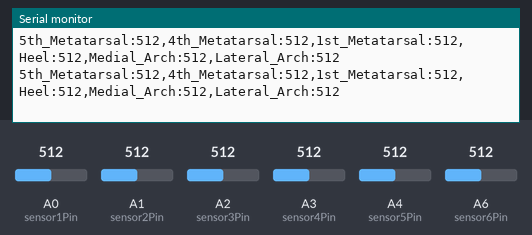
A sketch run on a simulated Arduino Nano, built with avr-gcc and run on an emulated ATmega328P. Parts: the last lines printed to the serial monitor. The test bench sets the inputs (shaded band); at power-on: A0 (sensor1Pin) = 512, A1 (sensor2Pin) = 512, A2 (sensor3Pin) = 512, A3 (sensor4Pin) = 512, A4 (sensor5Pin) = 512, A6 (sensor6Pin) = 512. Storage starts empty.

Above: at 2.2 s.
2.3 s: A0 (sensor1Pin) set to 110
At 3.2 s:
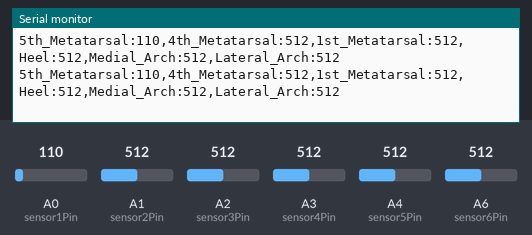
3.8 s: A0 (sensor1Pin) set to 89
At 4.4 s:
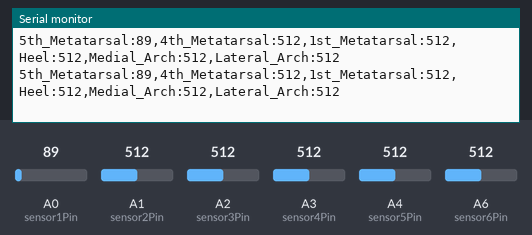
6.8 s: A1 (sensor2Pin) set to 985
At 7.9 s:
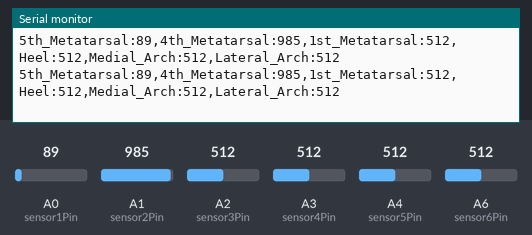
8.3 s: A1 (sensor2Pin) set to 1009
At 9.3 s:
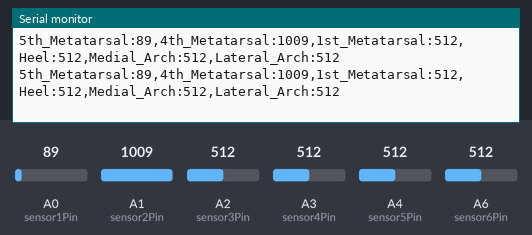
11.3 s: A2 (sensor3Pin) set to 104
At 12.3 s:
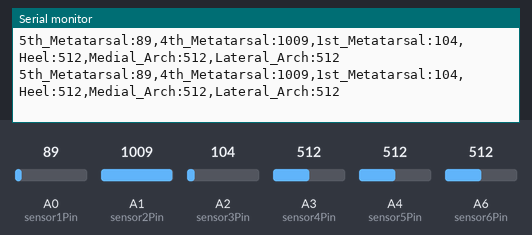
12.8 s: A2 (sensor3Pin) set to 93
At 13.7 s:
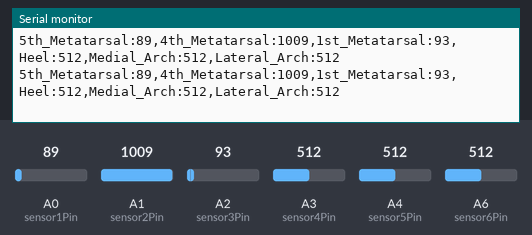
Timing chart, 0 to 15.8 s (numbered marks = the images above; inputs shaded):
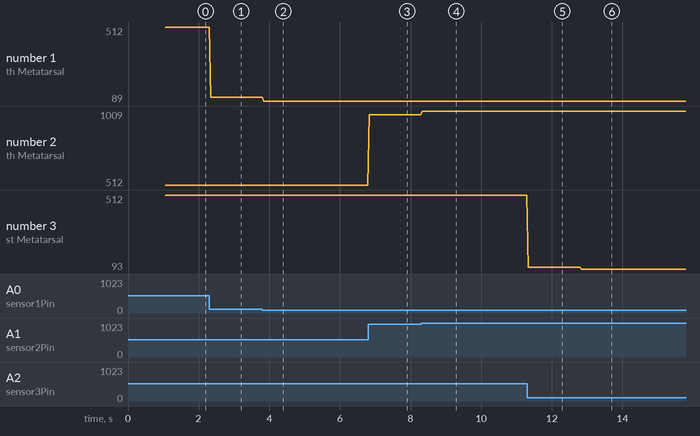

Measured:
- after the input at 2.3 s, the serial monitor: prints a new line at once (image 1)
- after the input at 3.8 s, the serial monitor: prints a new line at once (image 2)
- after the input at 6.8 s, the serial monitor: prints a new line at once (image 3)
- after the input at 8.3 s, the serial monitor: prints a new line at once (image 4)
- after the input at 11.3 s, the serial monitor: prints a new line at once (image 5)
- after the input at 12.8 s, the serial monitor: prints a new line at once (image 6)
- plotted number 1: 512 → 110 after the input at 2.3 s, 110 → 89 after the input at 3.8 s
- plotted number 2: 512 → 985 after the input at 6.8 s, 985 → 1009 after the input at 8.3 s

The sketch:

Insole_PressureSensor_Logging.ino
```cpp
#include <SPI.h>
#include <SD.h>

// Pin Definitions
const int sensor1Pin = A0;
const int sensor2Pin = A1;
const int sensor3Pin = A2;
const int sensor4Pin = A3;
const int sensor5Pin = A4;
const int sensor6Pin = A6;
const int chipSelect = 10;

int sensor1Value = 0;
int sensor2Value = 0;
int sensor3Value = 0;
int sensor4Value = 0;
int sensor5Value = 0;
int sensor6Value = 0;

int logCounter = 0; // track file number
String currentFileName = ""; // track file name
File dataFile;

// find next available log name
void generateNewFileName() {
  while (logCounter < 1000) {
    currentFileName = "log" + String(logCounter) + ".csv";
    if (!SD.exists(currentFileName)) {
      break;
    }
    logCounter++; // tries the next number up
  }

  // make new file with 7 columns
  dataFile = SD.open(currentFileName, FILE_WRITE);
  if (dataFile) {
    dataFile.println("Time_ms,5th_Metatarsal,4th_Metatarsal,1st_Metatarsal,Heel,Medial_Arch,Lateral_Arch");
    dataFile.close();
    Serial.print("Created file: ");
    Serial.println(currentFileName);
  }
}

void setup() {
  Serial.begin(115200);

  delay(1000); // lets SD card module voltage stabilize w/ capacitor

  // SD card init
  Serial.print("Initializing SD card...");
  if (!SD.begin(chipSelect)) {
    Serial.println("initialization failed!");
    // blink LED as error signal
    while (1) {
      digitalWrite(LED_BUILTIN, HIGH);
      delay(500);
      digitalWrite(LED_BUILTIN, LOW);
      delay(500);
    }
  }
  Serial.println("initialization done.");

  // generates a new log file with sequential number on battery/power bootup
  generateNewFileName();
}

void loop() {
  // read FSRs
  sensor1Value = analogRead(sensor1Pin);
  sensor2Value = analogRead(sensor2Pin);
  sensor3Value = analogRead(sensor3Pin);
  sensor4Value = analogRead(sensor4Pin);
  sensor5Value = analogRead(sensor5Pin);
  sensor6Value = analogRead(sensor6Pin);

  // time in milliseconds
  unsigned long currentMillis = millis();

  // log data into SD card
  dataFile = SD.open(currentFileName, FILE_WRITE);
  if (dataFile) {
    dataFile.print(currentMillis);
    dataFile.print(",");
    dataFile.print(sensor1Value);
    dataFile.print(",");
    dataFile.print(sensor2Value);
    dataFile.print(",");
    dataFile.print(sensor3Value);
    dataFile.print(",");
    dataFile.print(sensor4Value);
    dataFile.print(",");
    dataFile.print(sensor5Value);
    dataFile.print(",");
    dataFile.println(sensor6Value);
    dataFile.close();
  }

  // outputs data to serial monitor/plotter for debug and preliminary testing
  Serial.print("5th_Metatarsal:");
  Serial.print(sensor1Value);
  Serial.print(",");
  Serial.print("4th_Metatarsal:");
  Serial.print(sensor2Value);
  Serial.print(",");
  Serial.print("1st_Metatarsal:");
  Serial.print(sensor3Value);
  Serial.print(",");
  Serial.print("Heel:");
  Serial.print(sensor4Value);
  Serial.print(",");
  Serial.print("Medial_Arch:");
  Serial.print(sensor5Value);
  Serial.print(",");
  Serial.print("Lateral_Arch:");
  Serial.println(sensor6Value);

  delay(20); // 20ms delay, total loop is ~41.5ms (~24Hz)
}
```
